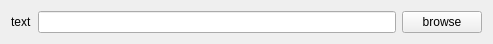
<?xml version="1.0" encoding="UTF-8"?>
<ui version="4.0">
 <class>_PathSettingForm</class>
 <widget class="QWidget" name="_PathSettingForm">
  <property name="geometry">
   <rect>
    <x>0</x>
    <y>0</y>
    <width>493</width>
    <height>43</height>
   </rect>
  </property>
  <property name="windowTitle">
   <string>Form</string>
  </property>
  <layout class="QHBoxLayout" name="horizontalLayout">
   <item>
    <widget class="QLabel" name="label">
     <property name="text">
      <string>text</string>
     </property>
    </widget>
   </item>
   <item>
    <widget class="QLineEdit" name="path_line_edit"/>
   </item>
   <item>
    <widget class="QPushButton" name="browse_button">
     <property name="text">
      <string>browse</string>
     </property>
    </widget>
   </item>
  </layout>
 </widget>
 <resources/>
 <connections/>
</ui>
